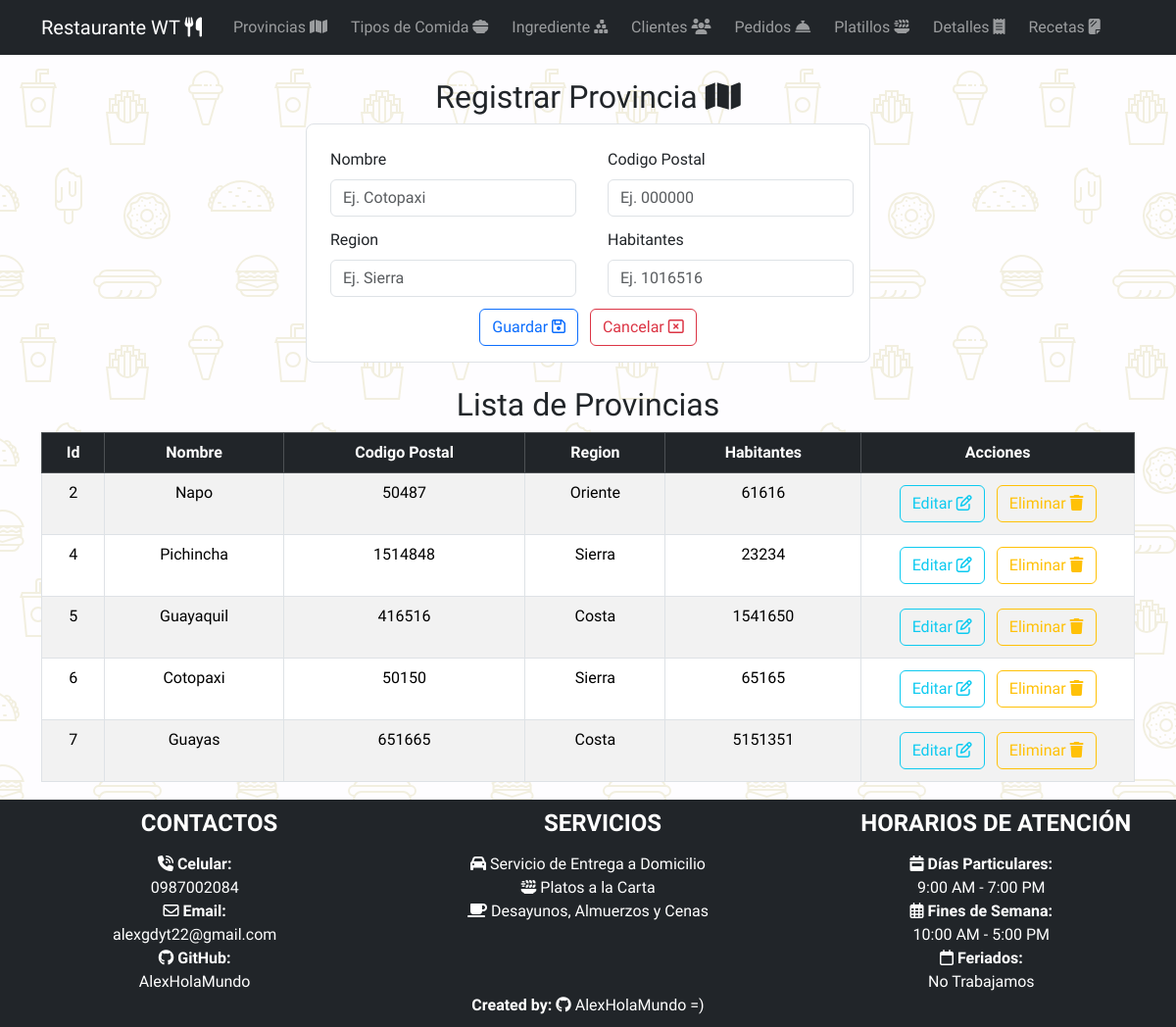
Before: /listaProvincia/ with the older database file.
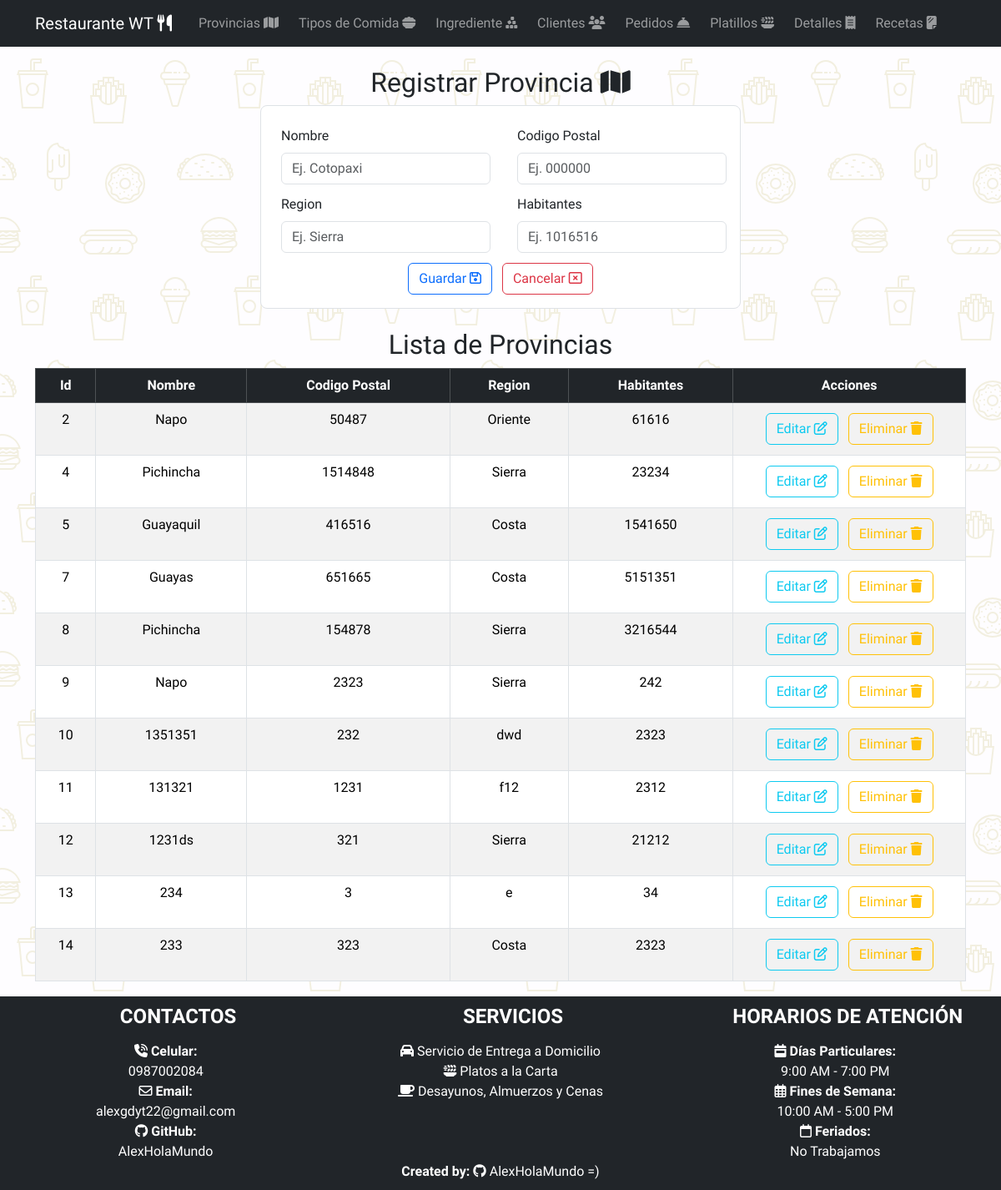
After: the same page with the newer database file.
### Aplicaciones/RestauranteWT/models.py (models this page shows, shortened)
class Provincia(models.Model):
    idProvincia_wt = models.AutoField(primary_key=True)
    nombre_wt = models.CharField(max_length=50)
    codigoPostal_wt = models.IntegerField()
    region_wt = models.CharField(max_length=50)
    habitantes_wt = models.IntegerField()

### Aplicaciones/RestauranteWT/views.py (the view)
# urls.py: path('listaProvincia/', views.listaProvincia),
def listaProvincia (request):
    provinciaBdd=Provincia.objects.all()
    return render(request, 'listaProvincia.html',{'provincias':provinciaBdd})

### Aplicaciones/RestauranteWT/templates/listaProvincia.html (shortened to what this page needs)
{% extends "plantilla.html" %} {% block contenido %} {%load static %}
<div class="container w-50 mt-4 mb-4">
  <h2 class="text-center">
    Registrar Provincia <i class="fa-solid fa-map"></i>
  </h2>
  <form
    class="border p-3 rounded-3"
    action="/guardarProvincia/"
    method="POST"
    enctype="multipart/form-data"
    id="formProvincia"
  >
    <div class="row">
      <div class="col-md-6">
        <div class="m-1">
          <label for="" class="form-label m-1">Nombre</label>
          <input
            type="text"
            required
            class="form-control m-1"
            placeholder="Ej. Cotopaxi"
            value=""
            name="nombre_wt"
            id="nombre_wt"
          />
        </div>
      </div>
      <div class="col-md-6">
        <div class="m-1">
          <label for="" class="form-label m-1">Codigo Postal</label>
          <input
            type="number"
            required
            class="form-control m-1"
            placeholder="Ej. 000000"
            value=""
            name="codigoPostal_wt"
            id="codigoPostal_wt"
          />
        </div>
      </div>
    </div>
    <div class="row">
      <div class="col-md-6">
        <div class="m-1">
          <label for="" class="form-label m-1">Region</label>
          <input
            type="text"
            required
            class="form-control m-1"
            placeholder="Ej. Sierra"
            value=""
            name="region_wt"
            id="region_wt"
          />
        </div>
      </div>
      <div class="col-md-6">
        <div class="m-1">
          <label for="" class="form-label m-1">Habitantes</label>
          <input
            type="number"
            required
            class="form-control m-1"
            placeholder="Ej. 1016516"
            value=""
            name="habitantes_wt"
            id="habitantes_wt"
          />
        </div>
      </div>
    </div>
    <center class="mt-2">
      <button type="submit" name="button" class="btn btn-outline-primary">
        Guardar <i class="fa-regular fa-floppy-disk"></i></button
      >&nbsp;&nbsp;
      <button type="reset" name="button" class="btn btn-outline-danger">
        Cancelar <i class="fa-regular fa-window-close"></i>
      </button>
    </center>
  </form>
</div>
<center class="mt-4 mb-4">
  <div class="container table-responsive">
    <h2 class="text-center">Lista de Provincias</h2>
    <table
      class="table table-striped table-bordered table-hover"
      id="tbProvincia"
    >
      <thead>
        <tr class="table-dark">
          <th class="text-center" scope="col">Id</th>
          <th class="text-center" scope="col">Nombre</th>
          <th class="text-center" scope="col">Codigo Postal</th>
          <th class="text-center" scope="col">Region</th>
          <th class="text-center" scope="col">Habitantes</th>
          <th class="text-center w-25" scope="col">Acciones</th>
        </tr>
      </thead>
      <tbody>
        {% for provincia in provincias %}
        <tr>
          <td class="text-center">{{provincia.idProvincia_wt}}</td>
          <td class="text-center">{{provincia.nombre_wt}}</td>
          <td class="text-center">{{provincia.codigoPostal_wt}}</td>
          <td class="text-center">{{provincia.region_wt}}</td>
          <td class="text-center">{{provincia.habitantes_wt}}</td>
          <td class="text-center w-25">
            <a
              href="/editarProvincia/{{provincia.idProvincia_wt}}"
              class="btn btn-outline-info m-1"
              >Editar <i class="fa-regular fa-pen-to-square"></i
            ></a>
            <a
              href="javascript:void(0);"
              type="button"
              class="btn btn-outline-warning m-1"
              onclick="eliminarProvincia('/eliminarProvincia/{{provincia.idProvincia_wt}}')"
              >Eliminar <i class="fa-solid fa-trash"></i
            ></a>
          </td>
        </tr>
        {% endfor %}
      </tbody>
    </table>
  </div>
</center>
{% endblock contenido %}

Changed rows visible on the page:
removed Provincia: idProvincia_wt "6", nombre_wt "Cotopaxi", codigoPostal_wt "50150", region_wt "Sierra", habitantes_wt "65165"
added Provincia: idProvincia_wt "8", nombre_wt "Pichincha", codigoPostal_wt "154878", region_wt "Sierra", habitantes_wt "3216544"
added Provincia: idProvincia_wt "9", nombre_wt "Napo", codigoPostal_wt "2323", region_wt "Sierra", habitantes_wt "242"
added Provincia: idProvincia_wt "10", nombre_wt "1351351", codigoPostal_wt "232", region_wt "dwd", habitantes_wt "2323"
added Provincia: idProvincia_wt "11", nombre_wt "131321", codigoPostal_wt "1231", region_wt "f12", habitantes_wt "2312"
added Provincia: idProvincia_wt "12", nombre_wt "1231ds", codigoPostal_wt "321", region_wt "Sierra", habitantes_wt "21212"
added Provincia: idProvincia_wt "13", nombre_wt "234", codigoPostal_wt "3", region_wt "e", habitantes_wt "34"
added Provincia: idProvincia_wt "14", nombre_wt "233", codigoPostal_wt "323", region_wt "Costa", habitantes_wt "2323"
